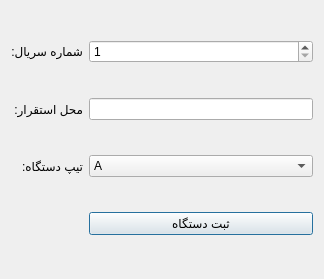
<?xml version="1.0" encoding="UTF-8"?>
<ui version="4.0">
 <class>AddEquipment</class>
 <widget class="QDialog" name="AddEquipment">
  <property name="geometry">
   <rect>
    <x>0</x>
    <y>0</y>
    <width>324</width>
    <height>279</height>
   </rect>
  </property>
  <property name="windowTitle">
   <string>افزودن دستگاه</string>
  </property>
  <layout class="QGridLayout" name="gridLayout">
   <item row="2" column="0">
    <widget class="QLabel" name="label">
     <property name="text">
      <string>محل استقرار:</string>
     </property>
    </widget>
   </item>
   <item row="4" column="1">
    <widget class="QPushButton" name="saveButton">
     <property name="text">
      <string>ثبت دستگاه</string>
     </property>
    </widget>
   </item>
   <item row="2" column="1">
    <widget class="QLineEdit" name="locationEdit"/>
   </item>
   <item row="1" column="0">
    <widget class="QLabel" name="label">
     <property name="text">
      <string>شماره سریال:</string>
     </property>
    </widget>
   </item>
   <item row="3" column="1">
    <widget class="QComboBox" name="typeComboBox">
     <item>
      <property name="text">
       <string>A</string>
      </property>
     </item>
     <item>
      <property name="text">
       <string>B</string>
      </property>
     </item>
    </widget>
   </item>
   <item row="3" column="0">
    <widget class="QLabel" name="label">
     <property name="text">
      <string>تیپ دستگاه:</string>
     </property>
    </widget>
   </item>
   <item row="1" column="1">
    <widget class="QSpinBox" name="serialCode">
     <property name="minimum">
      <number>1</number>
     </property>
     <property name="maximum">
      <number>90000</number>
     </property>
    </widget>
   </item>
  </layout>
 </widget>
 <resources/>
 <connections/>
</ui>
